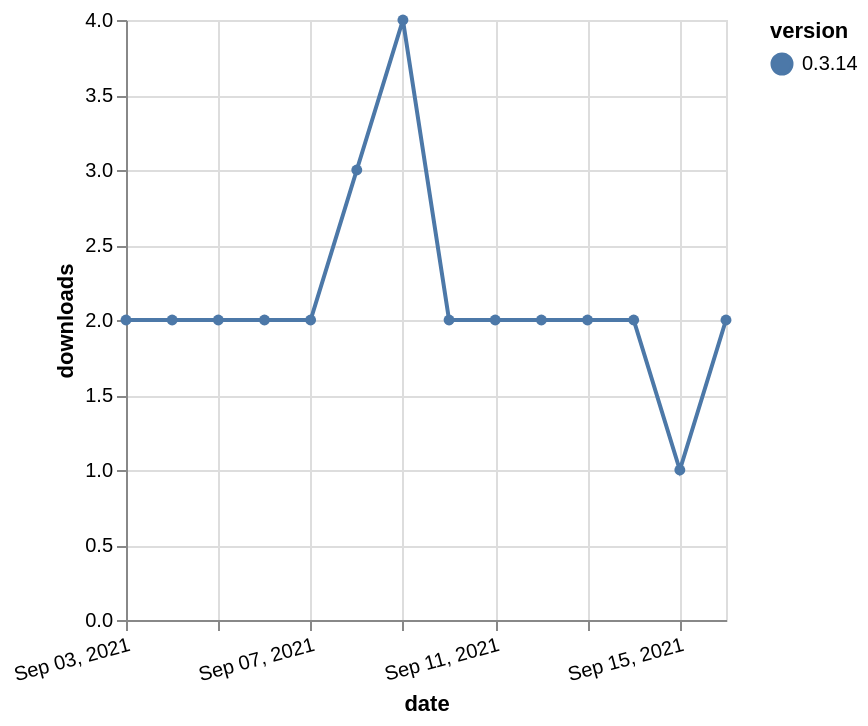

Write the Vega-Lite specification saved for this chart.
### Vega-Lite specification from a JSON file in a GitHub repository (floating-point values rounded to 4 significant figures)
{"$schema": "https://vega.github.io/schema/vega-lite/v5.json", "description": "A simple bar chart with embedded data.", "data": {"values": [{"date": "2021-09-03", "total": 8037, "delta": 2, "version": "0.3.14"}, {"date": "2021-09-04", "total": 8039, "delta": 2, "version": "0.3.14"}, {"date": "2021-09-05", "total": 8041, "delta": 2, "version": "0.3.14"}, {"date": "2021-09-06", "total": 8043, "delta": 2, "version": "0.3.14"}, {"date": "2021-09-07", "total": 8045, "delta": 2, "version": "0.3.14"}, {"date": "2021-09-08", "total": 8048, "delta": 3, "version": "0.3.14"}, {"date": "2021-09-09", "total": 8052, "delta": 4, "version": "0.3.14"}, {"date": "2021-09-10", "total": 8054, "delta": 2, "version": "0.3.14"}, {"date": "2021-09-11", "total": 8056, "delta": 2, "version": "0.3.14"}, {"date": "2021-09-12", "total": 8058, "delta": 2, "version": "0.3.14"}, {"date": "2021-09-13", "total": 8060, "delta": 2, "version": "0.3.14"}, {"date": "2021-09-14", "total": 8062, "delta": 2, "version": "0.3.14"}, {"date": "2021-09-15", "total": 8063, "delta": 1, "version": "0.3.14"}, {"date": "2021-09-16", "total": 8065, "delta": 2, "version": "0.3.14"}]}, "width": "container", "mark": {"type": "line", "point": {"filled": true}}, "encoding": {"x": {"field": "date", "type": "temporal", "timeUnit": "yearmonthdate", "title": "date", "axis": {"labelAngle": -15}}, "y": {"field": "delta", "type": "quantitative", "title": "downloads"}, "color": {"field": "version", "type": "nominal"}, "tooltip": {"field": "delta"}}}
